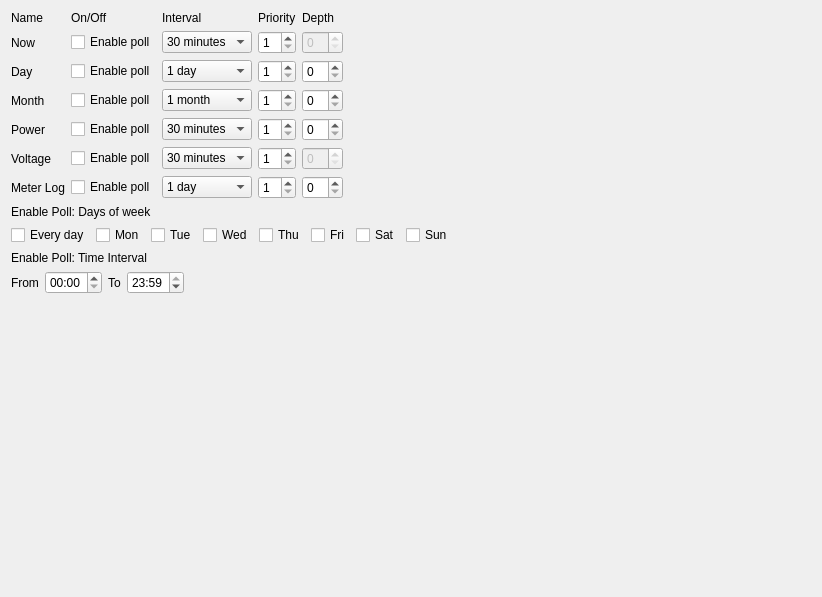
                  <widget class="QWidget" name="page_17">
                   <layout class="QGridLayout" name="gridLayout_6">
                    <item row="0" column="0">
                     <widget class="QLabel" name="label_68">
                      <property name="text">
                       <string>Name</string>
                      </property>
                     </widget>
                    </item>
                    <item row="0" column="1">
                     <widget class="QLabel" name="label_69">
                      <property name="text">
                       <string>On/Off</string>
                      </property>
                     </widget>
                    </item>
                    <item row="0" column="2">
                     <widget class="QLabel" name="label_70">
                      <property name="text">
                       <string>Interval</string>
                      </property>
                     </widget>
                    </item>
                    <item row="0" column="3">
                     <widget class="QLabel" name="label_71">
                      <property name="text">
                       <string>Priority</string>
                      </property>
                     </widget>
                    </item>
                    <item row="0" column="4">
                     <widget class="QLabel" name="label_72">
                      <property name="text">
                       <string>Depth</string>
                      </property>
                     </widget>
                    </item>
                    <item row="1" column="0">
                     <widget class="QLabel" name="label_28">
                      <property name="text">
                       <string>Now</string>
                      </property>
                     </widget>
                    </item>
                    <item row="1" column="1">
                     <widget class="QCheckBox" name="cbProfileEnableNow">
                      <property name="text">
                       <string>Enable poll</string>
                      </property>
                     </widget>
                    </item>
                    <item row="1" column="2">
                     <widget class="QComboBox" name="cbProfileNow">
                      <item>
                       <property name="text">
                        <string>30 minutes</string>
                       </property>
                      </item>
                      <item>
                       <property name="text">
                        <string>1 hour</string>
                       </property>
                      </item>
                      <item>
                       <property name="text">
                        <string>2 hours</string>
                       </property>
                      </item>
                      <item>
                       <property name="text">
                        <string>3 hours</string>
                       </property>
                      </item>
                      <item>
                       <property name="text">
                        <string>4 hours</string>
                       </property>
                      </item>
                      <item>
                       <property name="text">
                        <string>6 hours</string>
                       </property>
                      </item>
                      <item>
                       <property name="text">
                        <string>8 hours</string>
                       </property>
                      </item>
                      <item>
                       <property name="text">
                        <string>12 hours</string>
                       </property>
                      </item>
                      <item>
                       <property name="text">
                        <string>24 hours</string>
                       </property>
                      </item>
                      <item>
                       <property name="text">
                        <string>48 hours</string>
                       </property>
                      </item>
                      <item>
                       <property name="text">
                        <string>72 hours</string>
                       </property>
                      </item>
                     </widget>
                    </item>
                    <item row="1" column="3">
                     <widget class="QSpinBox" name="sbProfileNow">
                      <property name="minimum">
                       <number>1</number>
                      </property>
                      <property name="maximum">
                       <number>6</number>
                      </property>
                     </widget>
                    </item>
                    <item row="1" column="4">
                     <widget class="QSpinBox" name="sbGlbnNow">
                      <property name="enabled">
                       <bool>false</bool>
                      </property>
                     </widget>
                    </item>
                    <item row="2" column="0">
                     <widget class="QLabel" name="label_31">
                      <property name="text">
                       <string>Day</string>
                      </property>
                     </widget>
                    </item>
                    <item row="2" column="1">
                     <widget class="QCheckBox" name="cbProfileEnableDay">
                      <property name="text">
                       <string>Enable poll</string>
                      </property>
                     </widget>
                    </item>
                    <item row="2" column="2">
                     <widget class="QComboBox" name="cbProfileEOD">
                      <item>
                       <property name="text">
                        <string>1 day</string>
                       </property>
                      </item>
                      <item>
                       <property name="text">
                        <string>2 day</string>
                       </property>
                      </item>
                      <item>
                       <property name="text">
                        <string>3 day</string>
                       </property>
                      </item>
                      <item>
                       <property name="text">
                        <string>4 day</string>
                       </property>
                      </item>
                      <item>
                       <property name="text">
                        <string>5 day</string>
                       </property>
                      </item>
                     </widget>
                    </item>
                    <item row="2" column="3">
                     <widget class="QSpinBox" name="sbProfileDay">
                      <property name="minimum">
                       <number>1</number>
                      </property>
                      <property name="maximum">
                       <number>6</number>
                      </property>
                     </widget>
                    </item>
                    <item row="2" column="4">
                     <widget class="QSpinBox" name="sbGlbnDay"/>
                    </item>
                    <item row="3" column="0">
                     <widget class="QLabel" name="label_32">
                      <property name="text">
                       <string>Month</string>
                      </property>
                     </widget>
                    </item>
                    <item row="3" column="1">
                     <widget class="QCheckBox" name="cbProfileEnableMonth">
                      <property name="text">
                       <string>Enable poll</string>
                      </property>
                     </widget>
                    </item>
                    <item row="3" column="2">
                     <widget class="QComboBox" name="cbProfileEOM">
                      <item>
                       <property name="text">
                        <string>1 month</string>
                       </property>
                      </item>
                      <item>
                       <property name="text">
                        <string>2 month</string>
                       </property>
                      </item>
                      <item>
                       <property name="text">
                        <string>3 month</string>
                       </property>
                      </item>
                      <item>
                       <property name="text">
                        <string>4 month</string>
                       </property>
                      </item>
                     </widget>
                    </item>
                    <item row="3" column="3">
                     <widget class="QSpinBox" name="sbProfileMonth">
                      <property name="minimum">
                       <number>1</number>
                      </property>
                      <property name="maximum">
                       <number>6</number>
                      </property>
                     </widget>
                    </item>
                    <item row="3" column="4">
                     <widget class="QSpinBox" name="sbGlbnMonth"/>
                    </item>
                    <item row="3" column="5">
                     <spacer name="horizontalSpacer_15">
                      <property name="orientation">
                       <enum>Qt::Horizontal</enum>
                      </property>
                      <property name="sizeHint" stdset="0">
                       <size>
                        <width>462</width>
                        <height>20</height>
                       </size>
                      </property>
                     </spacer>
                    </item>
                    <item row="4" column="0">
                     <widget class="QLabel" name="label_33">
                      <property name="text">
                       <string>Power</string>
                      </property>
                     </widget>
                    </item>
                    <item row="4" column="1">
                     <widget class="QCheckBox" name="cbProfileEnablePower">
                      <property name="text">
                       <string>Enable poll</string>
                      </property>
                     </widget>
                    </item>
                    <item row="4" column="2">
                     <widget class="QComboBox" name="cbProfilePower">
                      <item>
                       <property name="text">
                        <string>30 minutes</string>
                       </property>
                      </item>
                      <item>
                       <property name="text">
                        <string>1 hour</string>
                       </property>
                      </item>
                      <item>
                       <property name="text">
                        <string>2 hours</string>
                       </property>
                      </item>
                      <item>
                       <property name="text">
                        <string>3 hours</string>
                       </property>
                      </item>
                      <item>
                       <property name="text">
                        <string>4 hours</string>
                       </property>
                      </item>
                      <item>
                       <property name="text">
                        <string>6 hours</string>
                       </property>
                      </item>
                      <item>
                       <property name="text">
                        <string>8 hours</string>
                       </property>
                      </item>
                      <item>
                       <property name="text">
                        <string>12 hours</string>
                       </property>
                      </item>
                      <item>
                       <property name="text">
                        <string>24 hours</string>
                       </property>
                      </item>
                      <item>
                       <property name="text">
                        <string>48 hours</string>
                       </property>
                      </item>
                      <item>
                       <property name="text">
                        <string>72 hours</string>
                       </property>
                      </item>
                     </widget>
                    </item>
                    <item row="4" column="3">
                     <widget class="QSpinBox" name="sbProfilePower">
                      <property name="minimum">
                       <number>1</number>
                      </property>
                      <property name="maximum">
                       <number>6</number>
                      </property>
                     </widget>
                    </item>
                    <item row="4" column="4">
                     <widget class="QSpinBox" name="sbGlbnPwr"/>
                    </item>
                    <item row="5" column="0">
                     <widget class="QLabel" name="label_34">
                      <property name="enabled">
                       <bool>true</bool>
                      </property>
                      <property name="text">
                       <string>Voltage</string>
                      </property>
                     </widget>
                    </item>
                    <item row="5" column="1">
                     <widget class="QCheckBox" name="cbProfileEnableVoltage">
                      <property name="enabled">
                       <bool>true</bool>
                      </property>
                      <property name="text">
                       <string>Enable poll</string>
                      </property>
                     </widget>
                    </item>
                    <item row="5" column="2">
                     <widget class="QComboBox" name="cbProfileVoltage">
                      <property name="enabled">
                       <bool>true</bool>
                      </property>
                      <item>
                       <property name="text">
                        <string>30 minutes</string>
                       </property>
                      </item>
                      <item>
                       <property name="text">
                        <string>1 hour</string>
                       </property>
                      </item>
                      <item>
                       <property name="text">
                        <string>2 hours</string>
                       </property>
                      </item>
                      <item>
                       <property name="text">
                        <string>3 hours</string>
                       </property>
                      </item>
                      <item>
                       <property name="text">
                        <string>4 hours</string>
                       </property>
                      </item>
                      <item>
                       <property name="text">
                        <string>6 hours</string>
                       </property>
                      </item>
                      <item>
                       <property name="text">
                        <string>8 hours</string>
                       </property>
                      </item>
                      <item>
                       <property name="text">
                        <string>12 hours</string>
                       </property>
                      </item>
                      <item>
                       <property name="text">
                        <string>24 hours</string>
                       </property>
                      </item>
                      <item>
                       <property name="text">
                        <string>48 hours</string>
                       </property>
                      </item>
                      <item>
                       <property name="text">
                        <string>72 hours</string>
                       </property>
                      </item>
                     </widget>
                    </item>
                    <item row="5" column="3">
                     <widget class="QSpinBox" name="sbProfileVoltage">
                      <property name="minimum">
                       <number>1</number>
                      </property>
                      <property name="maximum">
                       <number>6</number>
                      </property>
                     </widget>
                    </item>
                    <item row="5" column="4">
                     <widget class="QSpinBox" name="sbGlbnVoltage">
                      <property name="enabled">
                       <bool>false</bool>
                      </property>
                     </widget>
                    </item>
                    <item row="6" column="0">
                     <widget class="QLabel" name="label_9">
                      <property name="text">
                       <string>Meter Log</string>
                      </property>
                     </widget>
                    </item>
                    <item row="6" column="1">
                     <widget class="QCheckBox" name="cbProfileEnableMeterLog">
                      <property name="text">
                       <string>Enable poll</string>
                      </property>
                     </widget>
                    </item>
                    <item row="6" column="2">
                     <widget class="QComboBox" name="cbProfileML">
                      <item>
                       <property name="text">
                        <string>1 day</string>
                       </property>
                      </item>
                      <item>
                       <property name="text">
                        <string>2 day</string>
                       </property>
                      </item>
                      <item>
                       <property name="text">
                        <string>3 day</string>
                       </property>
                      </item>
                      <item>
                       <property name="text">
                        <string>4 day</string>
                       </property>
                      </item>
                     </widget>
                    </item>
                    <item row="6" column="3">
                     <widget class="QSpinBox" name="sbProfileMeterLog">
                      <property name="minimum">
                       <number>1</number>
                      </property>
                      <property name="maximum">
                       <number>6</number>
                      </property>
                     </widget>
                    </item>
                    <item row="6" column="4">
                     <widget class="QSpinBox" name="sbGlbnMeterLog"/>
                    </item>
                    <item row="7" column="0" colspan="2">
                     <widget class="QLabel" name="label_15">
                      <property name="text">
                       <string>Enable Poll: Days of week</string>
                      </property>
                     </widget>
                    </item>
                    <item row="8" column="0" colspan="6">
                     <layout class="QHBoxLayout" name="horizontalLayout_13">
                      <item>
                       <widget class="QCheckBox" name="cbEvrDay">
                        <property name="text">
                         <string>Every day</string>
                        </property>
                       </widget>
                      </item>
                      <item>
                       <widget class="QCheckBox" name="cbMon">
                        <property name="text">
                         <string>Mon</string>
                        </property>
                       </widget>
                      </item>
                      <item>
                       <widget class="QCheckBox" name="cbTue">
                        <property name="text">
                         <string>Tue</string>
                        </property>
                       </widget>
                      </item>
                      <item>
                       <widget class="QCheckBox" name="cbWed">
                        <property name="text">
                         <string>Wed</string>
                        </property>
                       </widget>
                      </item>
                      <item>
                       <widget class="QCheckBox" name="cbThu">
                        <property name="text">
                         <string>Thu</string>
                        </property>
                       </widget>
                      </item>
                      <item>
                       <widget class="QCheckBox" name="cbFri">
                        <property name="text">
                         <string>Fri</string>
                        </property>
                       </widget>
                      </item>
                      <item>
                       <widget class="QCheckBox" name="cbSat">
                        <property name="text">
                         <string>Sat</string>
                        </property>
                       </widget>
                      </item>
                      <item>
                       <widget class="QCheckBox" name="cbSun">
                        <property name="text">
                         <string>Sun</string>
                        </property>
                       </widget>
                      </item>
                      <item>
                       <spacer name="horizontalSpacer_27">
                        <property name="orientation">
                         <enum>Qt::Horizontal</enum>
                        </property>
                        <property name="sizeHint" stdset="0">
                         <size>
                          <width>40</width>
                          <height>20</height>
                         </size>
                        </property>
                       </spacer>
                      </item>
                     </layout>
                    </item>
                    <item row="9" column="0" colspan="2">
                     <widget class="QLabel" name="label_36">
                      <property name="text">
                       <string>Enable Poll: Time Interval</string>
                      </property>
                     </widget>
                    </item>
                    <item row="10" column="0" colspan="6">
                     <layout class="QHBoxLayout" name="horizontalLayout_21">
                      <item>
                       <widget class="QLabel" name="label_37">
                        <property name="text">
                         <string>From</string>
                        </property>
                       </widget>
                      </item>
                      <item>
                       <widget class="QTimeEdit" name="teFrom">
                        <property name="displayFormat">
                         <string>HH:mm</string>
                        </property>
                        <property name="calendarPopup">
                         <bool>true</bool>
                        </property>
                       </widget>
                      </item>
                      <item>
                       <widget class="QLabel" name="label_38">
                        <property name="text">
                         <string>To</string>
                        </property>
                       </widget>
                      </item>
                      <item>
                       <widget class="QTimeEdit" name="teTo">
                        <property name="displayFormat">
                         <string>HH:mm</string>
                        </property>
                        <property name="calendarPopup">
                         <bool>true</bool>
                        </property>
                        <property name="time">
                         <time>
                          <hour>23</hour>
                          <minute>59</minute>
                          <second>59</second>
                         </time>
                        </property>
                       </widget>
                      </item>
                      <item>
                       <spacer name="horizontalSpacer_28">
                        <property name="orientation">
                         <enum>Qt::Horizontal</enum>
                        </property>
                        <property name="sizeHint" stdset="0">
                         <size>
                          <width>40</width>
                          <height>20</height>
                         </size>
                        </property>
                       </spacer>
                      </item>
                     </layout>
                    </item>
                    <item row="11" column="3">
                     <spacer name="verticalSpacer_6">
                      <property name="orientation">
                       <enum>Qt::Vertical</enum>
                      </property>
                      <property name="sizeHint" stdset="0">
                       <size>
                        <width>20</width>
                        <height>292</height>
                       </size>
                      </property>
                     </spacer>
                    </item>
                   </layout>
                  </widget>
